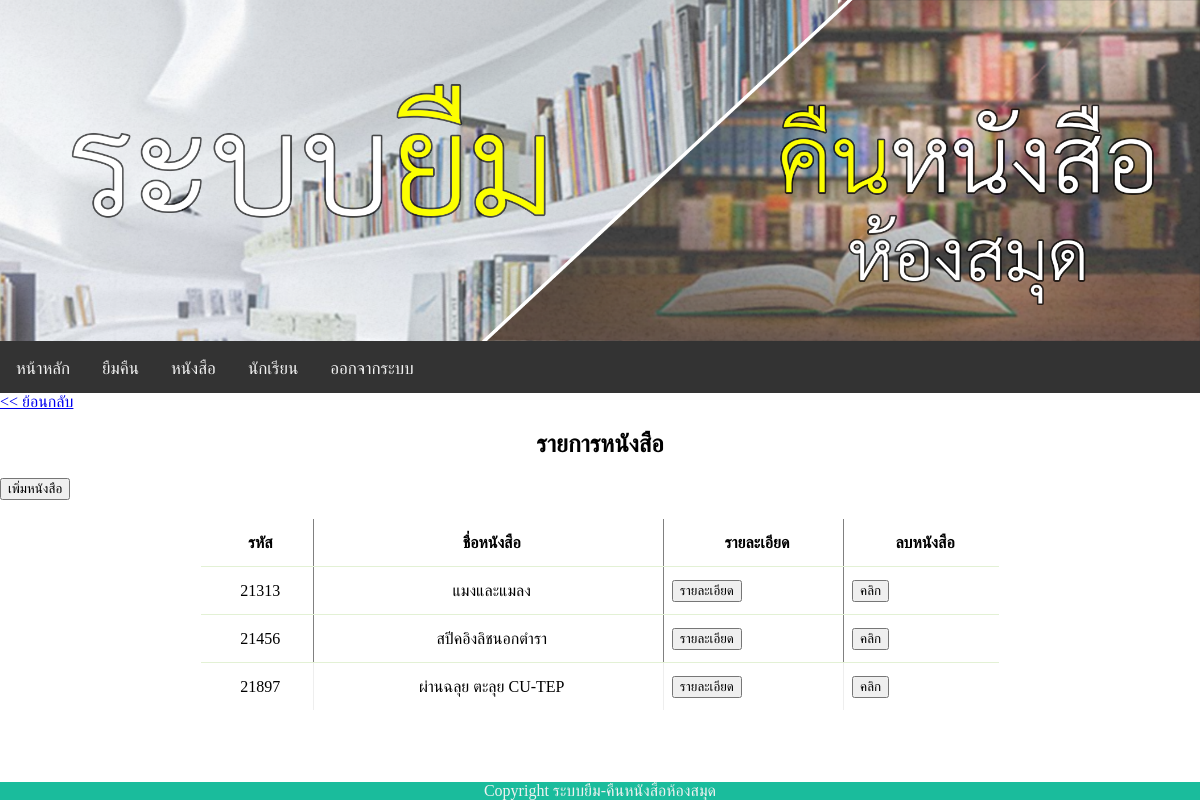
The app's page /book.php (signed in) with its own data.
### tables this page shows
CREATE TABLE `Books` (
  `BookId` int(11) NOT NULL,
  `Namebooks` text NOT NULL,
  `Author` text NOT NULL,
  `category` text NOT NULL,
  `Publisher` text
);

### book.php (the view, shortened to what this page needs)
<!DOCTYPE html>
<html>
<head>
    <link rel="stylesheet" type="text/css" media="screen" href="main.css" />
<?php include("js.php"); ?></head>
<body>
    <?php include('header_web.php');?>
    <?php include('nav.php');?>
    <main>
      <article>
      <h1 align="center">รายการหนังสือ</h1>
      <a href="./add_book.php"><button>เพิ่มหนังสือ</button></a><br><br>
    <?php
        require("db.php");
	    $sql = "SELECT * FROM Books";
        $query = mysqli_query($con,$sql);
        $rowcount=mysqli_num_rows($query);
        if($rowcount== 0){
            echo "<br>ไม่มีหนังสือให้ยืม";
         }
        else{
    ?>
    <table border="1">
        <tr>
        <th> <div align="center">รหัส</div></th>
        <th> <div align="center">ชื่อหนังสือ</div></th>
        <th> <div align="center">รายละเอียด</div></th>
        <th> <div align="center">ลบหนังสือ</div></th>
    </tr>
    <?php
    while($result=mysqli_fetch_array($query,MYSQLI_ASSOC))
    {
    ?>
    <tr>
        <td><div align="center"><?php echo $result["BookId"];?></div></td>
        <td><div align="center"><?php echo $result["Namebooks"];?></div></td>
        <td><a href="./detail_book.php?bookid=<?php echo $result["BookId"];?>"><button>รายละเอียด</button></a></td>
        <td><a href="./del_book.php?bookid=<?php echo $result["BookId"];?>"><button onclick="return confirm('คุณแน่ใจว่าต้องการลบ ?')">คลิก</button></a></td>
  </tr>
    <?php
    }
    }
    ?>
</table>
<br>
</article>
    </main>
    <?php include('footer_web.php');?>
</body>
</html>

### main.css (style rules this page uses)
body { margin:0; padding:0; border:0; outline:0; }
table { border-spacing: 1; border-collapse: collapse; background: white; border-radius: 6px; overflow: hidden; max-width: 800px; width: 100%; margin: 0 auto; position: relative; }
table * { position: relative; }
table td, table th { padding-left: 8px; }
table tbody tr { height: 48px; border-bottom: 1px solid #E3F1D5; }
table tbody tr:last-child { border: 0; }
table td, table th { text-align: left; }
button { display:inline-block; padding:0.7em 1.4em; margin:0 0.3em 0.3em 0; border-radius:0.15em; box-sizing: border-box; text-decoration:none; font-family:'Roboto',sans-serif; text-transform:uppercase; font-weight:400; color:#FFFFFF; background-color:#3369ff; box-shadow:inset 0 -0.6em 0 -0.35em rgba(0,0,0,0.17); text-align:center; position:relative; }
article { width: 100%; background-size: 100% 100%; }

### records on screen
books: BookId "21313", Namebooks "แมงและแมลง"
books: BookId "21456", Namebooks "สปีคอิงลิชนอกตำรา"
books: BookId "21897", Namebooks "ผ่านฉลุย ตะลุย CU-TEP"

### other values on screen
$name_web "ระบบยืม-คืนหนังสือห้องสมุด"
